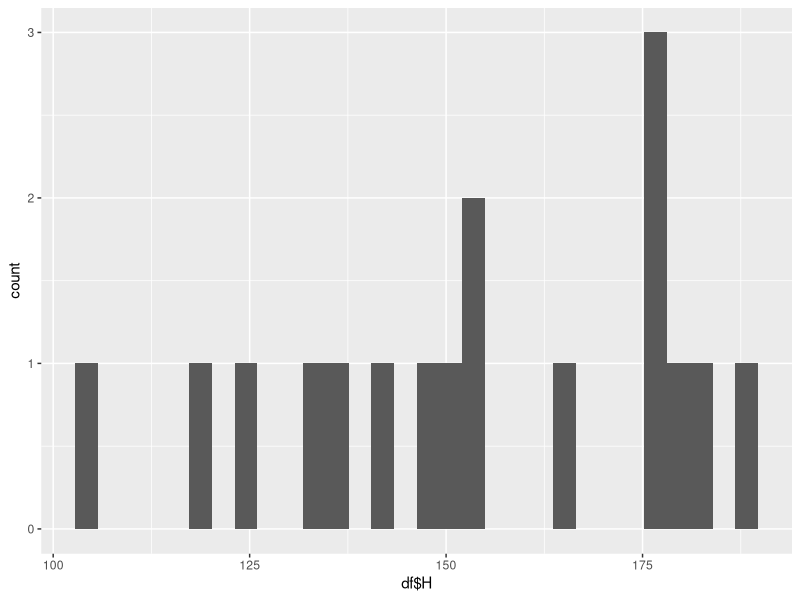
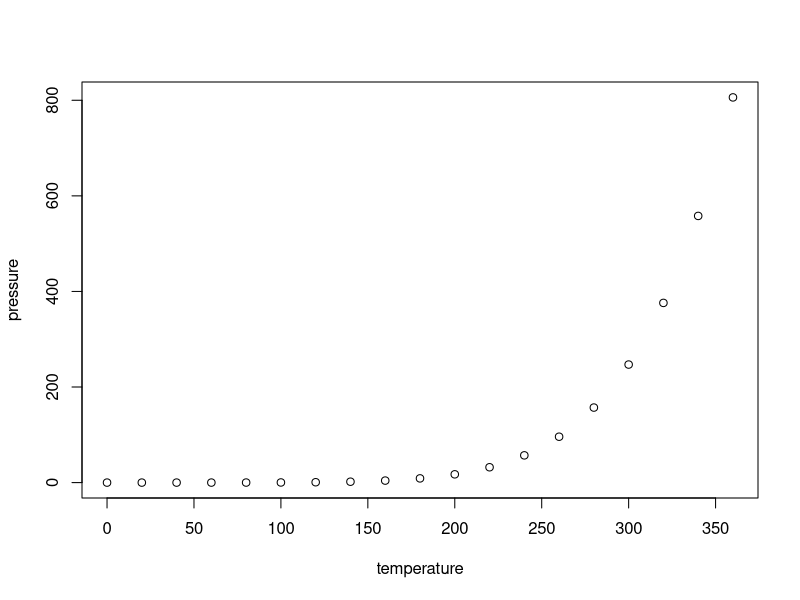

These figures' R source, in order:
## ---- chunk 1
knitr::opts_chunk$set(echo = TRUE)
## ---- chunk 2
# load tidyverse package
library(tidyverse)

# Part 1: Read data into data frame
df <- read_csv("andre.csv", col_names = TRUE)

# Part 2: remove data from 1976 and after 1993
df <- filter(df, Year != 1976)
df <- filter(df, Year <  1994)

# Part 3: make a histogram
ggplot(data=df, aes(df$H)) + 
  geom_histogram()
## ---- chunk 3
plot(pressure)
